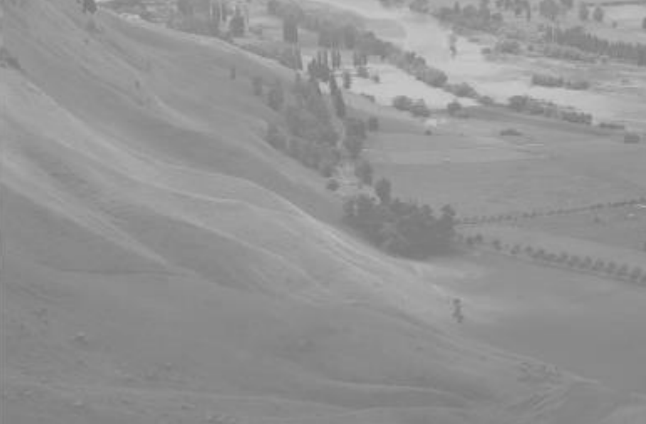
#> input picture Enhance_grey/grey.png, 646 x 424 px
$ python Enhance.py
#> lines starting #> are read from the running program, lines starting #| are printed output that depends on the picture
import cv2
import numpy as np

image = cv2.imread('grey.png')
#> image is the input picture: shape (424, 646, 3); min 119, max 201, mean 147.3
image = np.array(image)

m=len(image)
#> m = 424
n=len(image[0])
#> n = 646
o=len(image[0][0])
#> o = 3

array=[0]*256

count=m*n
#> count = 273904
for i in range(m):
    for j in range(n):
        array[image[i][j][0]]+=1

for i in range(256):
    array[i]/=count
#> after the loop, array = 256 values, max 0.0495 at index 137, min 0 at index 0, mean 0.00391
for i in range(1, 256):
    array[i]+=array[i-1]
#> after the loop, array = 256 values from 0 to 1
for i in range(256):
    array[i]*=i
#> after the loop, array = 256 values from 0 to 255

for i in range(m):
    for j in range(n):
        image[i][j][0]=np.round(array[image[i][j][0]])
        image[i][j][1]=np.round(array[image[i][j][1]])
        image[i][j][2]=np.round(array[image[i][j][2]])
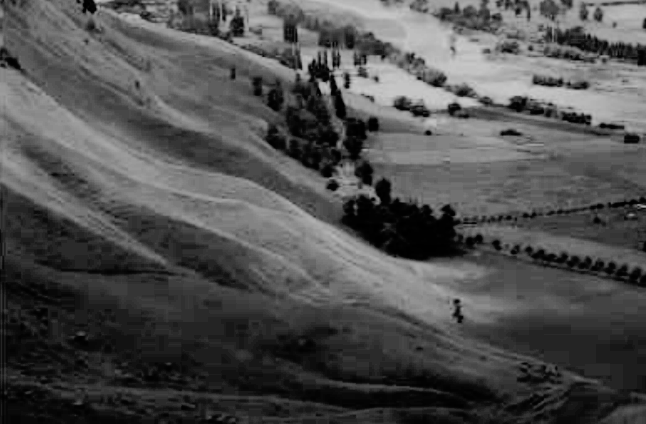
#> image: shape (424, 646, 3); min 0, max 201, mean 79.1

cv2.imwrite("enhanced.png", image)
